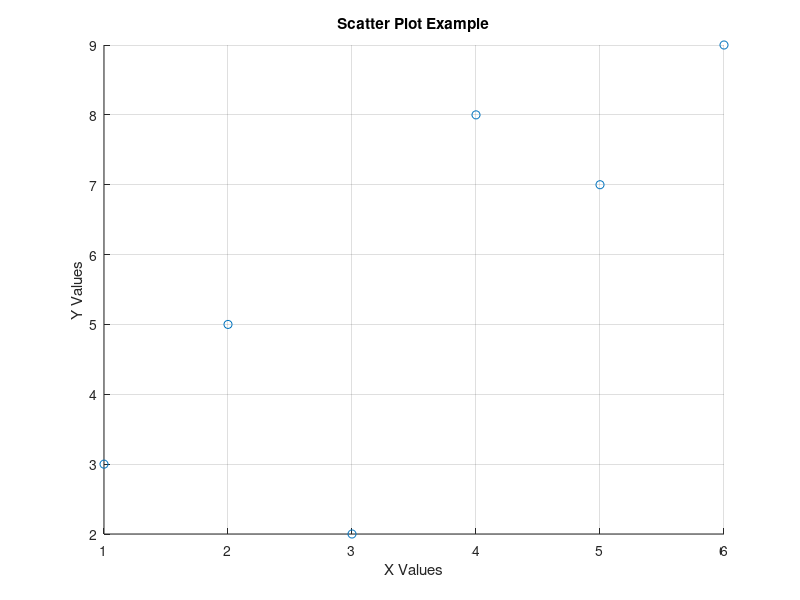

Source code (MATLAB):
% Create the following vectors:

x = [1 2 3 4 5 6];
y = [3 5 2 8 7 9];

% Write a MATLAB program that:

% Creates a scatter plot of y versus x.
% Adds the title "Scatter Plot Example".
% Labels the x-axis as "X Values".
% Labels the y-axis as "Y Values".
% Turns the grid on.

scatter(x,y)

title("Scatter Plot Example")

xlabel("X Values")
ylabel("Y Values")

grid on
